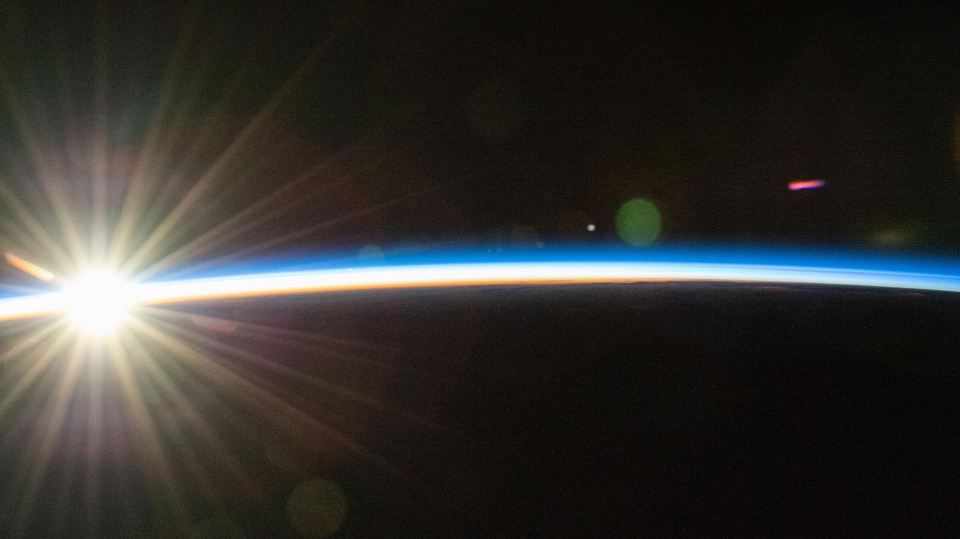
#> input picture archive/designs/43/bake/src/nasa-iss073e1068530.jpg, 1920 x 1078 px, found by its file name (shown at 1/2 size); its folder holds 5 pictures in this run
$ python plates.py src
#> lines starting #> are read from the running program, lines starting #| are printed output that depends on the picture
"""Photo plates + paper grain for design 43. Needs Pillow + numpy.
Usage: python plates.py <designs/43 dir>"""
import sys, os
import numpy as np
from PIL import Image, ImageFilter

root = sys.argv[1]
src = os.path.join(root, 'bake', 'src')
out = os.path.join(root, 'assets', 'extras')
os.makedirs(out, exist_ok=True)

def gradient_map(img, stops):
    a = np.asarray(img.convert('L'), dtype=np.float32) / 255.0
    xs = np.array([s[0] for s in stops], dtype=np.float32)
    res = np.zeros(a.shape + (3,), dtype=np.float32)
    for c in range(3):
        res[..., c] = np.interp(a, xs, np.array([s[1][c] for s in stops], dtype=np.float32))
    return Image.fromarray(res.clip(0, 255).astype(np.uint8), 'RGB')

def hexrgb(h):
    h = h.lstrip('#'); return tuple(int(h[i:i + 2], 16) for i in (0, 2, 4))

# "Lagoon print": the Dawn's photo treatment. Shadows in deep lagoon ink, light in warm paper.
LAGOON = [(0.0, hexrgb('#24566b')), (0.18, hexrgb('#32728a')), (0.45, hexrgb('#7fbccb')), (0.72, hexrgb('#d6eef1')), (0.9, hexrgb('#fbe7d3')), (1.0, hexrgb('#fffaf1'))]

def plate(name, file, crop=None, width=1600, gamma=0.8):
#> called with name = 'plate-orbital-sunrise', file = 'nasa-iss073e1068530.jpg', crop = (0, 0.18, 1, 0.82), width = 1920, gamma = 0.8
    im = Image.open(os.path.join(src, file)).convert('RGB')
#> im is the input picture: PIL image 1920x1078 RGB; mean R, G, B 50.1, 49, 45.8
    if crop:
        w, h = im.size
#> w = 1920; h = 1078
        im = im.crop((int(crop[0] * w), int(crop[1] * h), int(crop[2] * w), int(crop[3] * h)))
#> im: PIL image 1920x689 RGB
    arr = np.asarray(im, dtype=np.float32) / 255.0
    arr = arr ** gamma
    im = Image.fromarray((arr * 255).astype(np.uint8))
    g = gradient_map(im, LAGOON)
    # a whisper of halftone-free print grain
    rng = np.random.default_rng(7)
    a = np.asarray(g, dtype=np.float32)
#> a: shape (689, 1920, 3) float32
    a += rng.normal(0, 3.2, a.shape[:2])[..., None]
    g = Image.fromarray(a.clip(0, 255).astype(np.uint8))
    for scale, suffix in ((1, '@2x'), (0.5, '')):
        w = int(width * scale)
        r = g.resize((w, round(g.height * w / g.width)), Image.LANCZOS)
        r.save(os.path.join(out, f'{name}{suffix}.webp'), 'WEBP', quality=82, method=6)
    print(name, g.size)
#| plate-orbital-sunrise (1920, 689)

plate('plate-orbital-sunrise', 'nasa-iss073e1068530.jpg', crop=(0.0, 0.18, 1.0, 0.82), width=1920)
plate('plate-earth-limb', 'nasa-iss072e838362.jpg', crop=(0.0, 0.0, 1.0, 1.0), width=1920)
#> call 2 of plate, with name = 'plate-earth-limb', file = 'nasa-iss072e838362.jpg', crop = (0, 0, 1, 1), width = 1920, gamma = 0.8
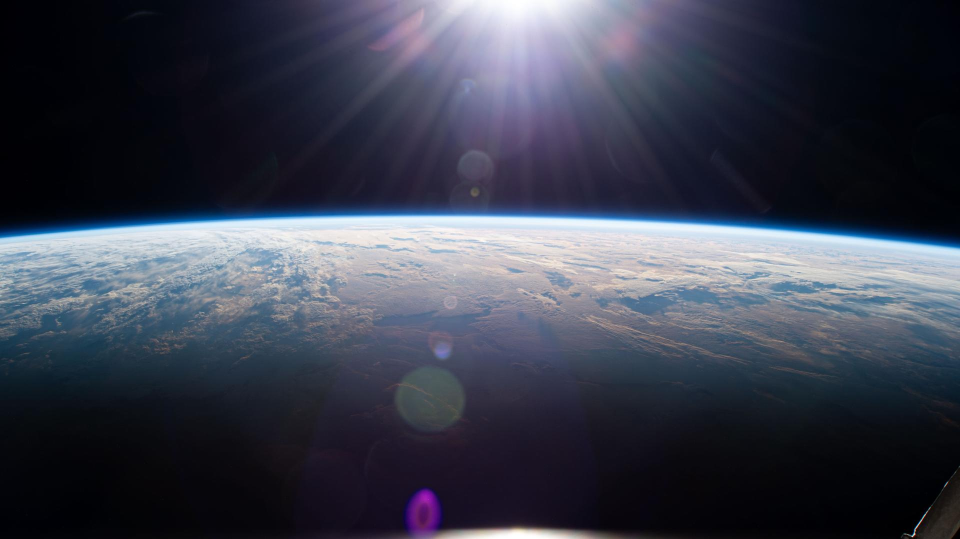
#> input picture archive/designs/43/bake/src/nasa-iss072e838362.jpg, 1920 x 1078 px, found by its file name (shown at 1/2 size)
#> in plate, im is the input picture: PIL image 1920x1078 RGB; mean R, G, B 59.3, 63.3, 77.4
#> after the loop in gradient_map (call 2), `for c in range(3):`:
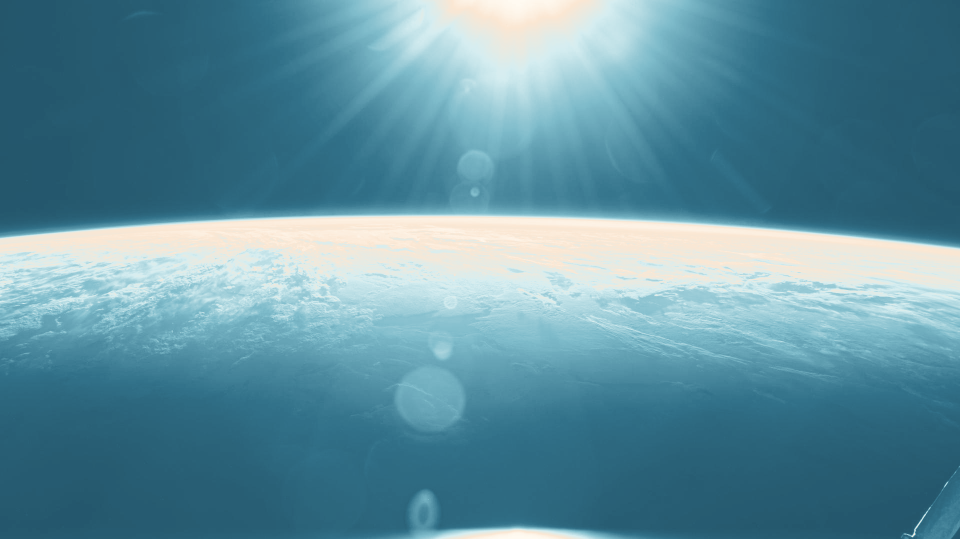
#> res: shape (1078, 1920, 3) float32 (shown at 1/2 size); mean of channels 0, 1, 2 94.2, 143.5, 159.9; drawn as R, G, B
#| plate-earth-limb (1920, 1078)
plate('plate-peaks', 'commons-mountains-colorful-sky-nathan-anderson.jpg', crop=(0, 0.1, 1, 0.95), width=2000, gamma=0.7)
#> call 3 of plate, with name = 'plate-peaks', crop = (0, 0.1, 1, 0.95), width = 2000, gamma = 0.7
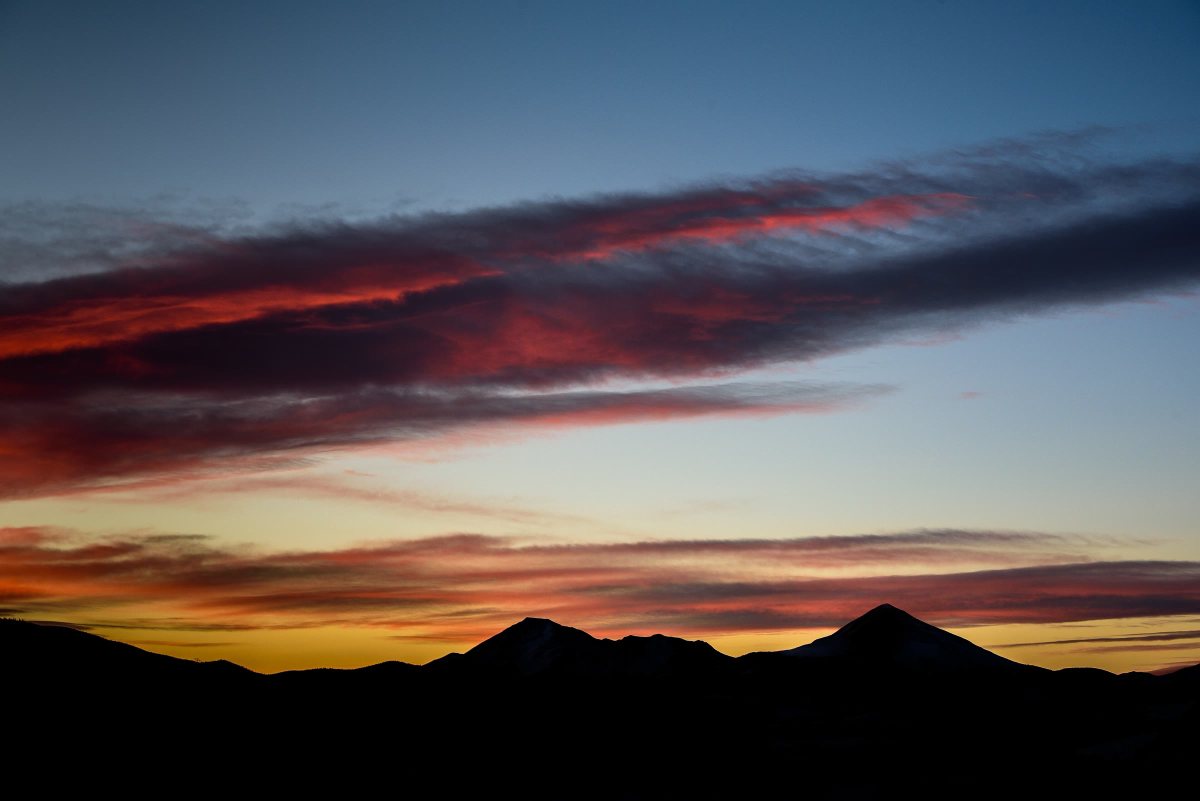
#> input picture archive/designs/43/bake/src/commons-mountains-colorful-sky-nathan-anderson.jpg, 2400 x 1602 px, found by its file name (shown at 1/2 size)
#> in plate, im is the input picture: PIL image 2400x1602 RGB; mean R, G, B 85.5, 81.4, 85.8
#> after the loop in gradient_map (call 3), `for c in range(3):`:
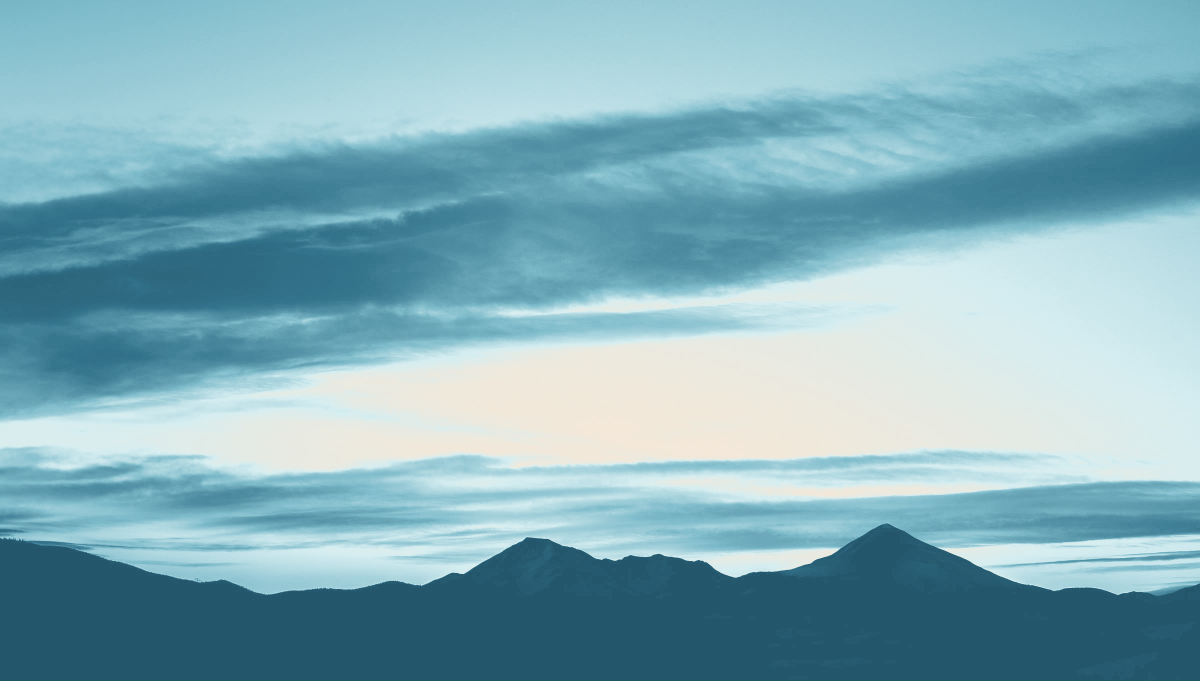
#> res: shape (1361, 2400, 3) float32 (shown at 1/2 size); mean of channels 0, 1, 2 130.5, 171.7, 190.3; drawn as R, G, B
#| plate-peaks (2400, 1361)

# Paper grain: ambientCG Paper003 colour map, flattened (high-pass) and tinted to the Dawn's paper.
p = Image.open(os.path.join(src, 'ambientcg-paper003-color.jpg')).convert('L')
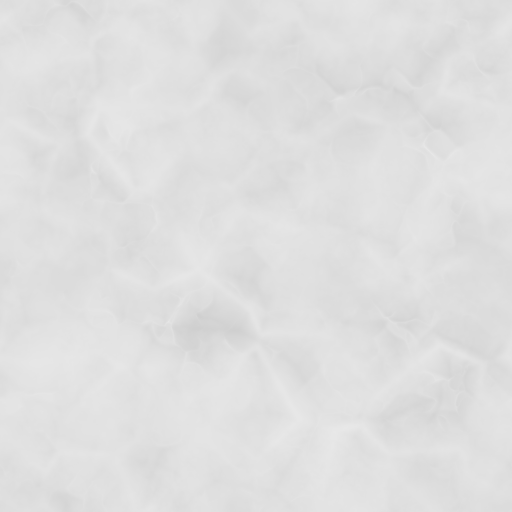
#> input picture archive/designs/43/bake/src/ambientcg-paper003-color.jpg, 1024 x 1024 px, found by its file name (shown at 1/2 size)
#> p is the input picture: PIL image 1024x1024 L; min 206, max 232, mean 223.1
a = np.asarray(p, dtype=np.float32)
#> a: shape (1024, 1024) float32
blur = np.asarray(p.filter(ImageFilter.GaussianBlur(24)), dtype=np.float32)
hp = (a - blur)  # fine fibre detail only, tile-safe at the 1K size
hp = hp / (np.abs(hp).max() + 1e-6)
base = np.array(hexrgb('#f6fbfc'), dtype=np.float32)
tinted = base[None, None, :] + hp[..., None] * np.array([20, 16, 12], dtype=np.float32)
Image.fromarray(tinted.clip(0, 255).astype(np.uint8)).resize((512, 512), Image.LANCZOS).save(os.path.join(out, 'paper-grain.webp'), 'WEBP', quality=80, method=6)
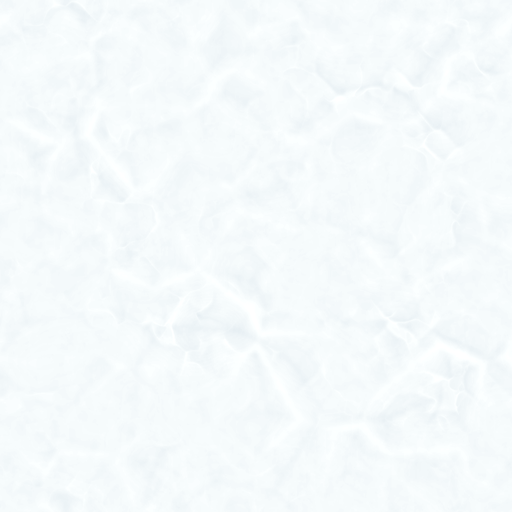
#> saved as paper-grain.webp: PIL image 512x512 RGB; mean R, G, B 245.6, 250.6, 251.9
# overlay version: neutral grey around 128 for mix-blend-mode: soft-light / overlay on any colour
ov = 128 + hp * 60
Image.fromarray(ov.clip(0, 255).astype(np.uint8), 'L').resize((512, 512), Image.LANCZOS).save(os.path.join(out, 'paper-grain-overlay.webp'), 'WEBP', quality=80, method=6)
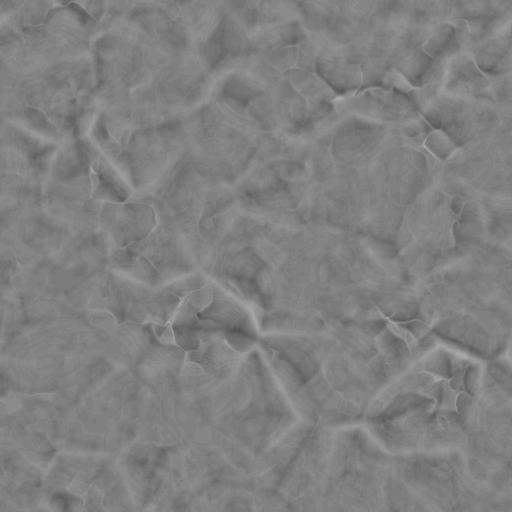
#> saved as paper-grain-overlay.webp: PIL image 512x512 L; min 83, max 177, mean 127.9
print('paper ok')
